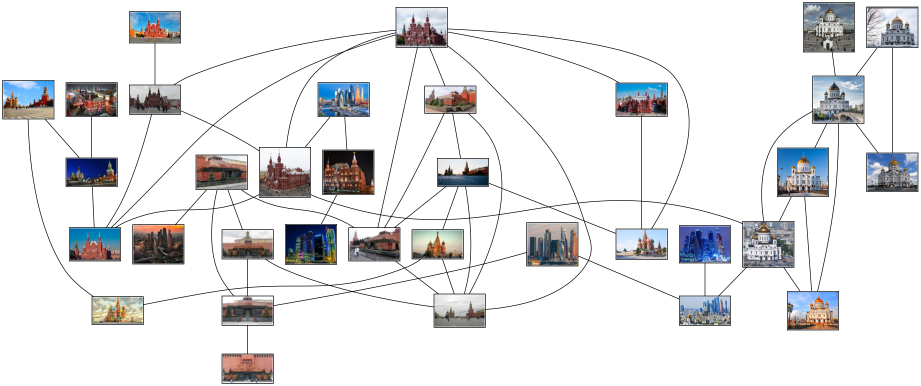
#> input picture Week_7/Seminar/graphs/graph_1.png, 1841 x 772 px (shown at 1/2 size); its folder holds only this picture in this run
$ jupyter execute --allow-errors 'Л7_Распознавание_образов.ipynb'   (shell and % lines are left out)
#> lines starting #> are read from the running program, lines starting #| are printed output that depends on the picture
# Семинар 7
# Распознавание образов
# Курс "Компьютерное зрение"

[cell 1]
import numpy as np
import matplotlib.pyplot as plt
import scipy.optimize as sci_opt
from math import sqrt, exp, pi
from scipy.stats import norm
from matplotlib.colors import ListedColormap

from sklearn.utils import shuffle
from sklearn import metrics
from sklearn.model_selection import cross_val_score
from sklearn.model_selection import cross_val_predict

from sklearn.discriminant_analysis import LinearDiscriminantAnalysis
from sklearn.neighbors import KNeighborsClassifier
from sklearn.svm import SVC
from sklearn.tree import DecisionTreeClassifier
from sklearn.ensemble import RandomForestClassifier

from scipy import stats

import cv2
import os

from skimage.color import rgb2gray

from skimage.feature import (match_descriptors, corner_harris,
                             corner_peaks, ORB, plot_matches)

from skimage import io

# I. Общее рассмотрение базовых алгоритмов машинного обучения
## 1. Изучение алгоритма классификации на основе метода линейного дискриминантного анализа
## 1.1. Генерация данных
Для двух классов условные вероятности данных в каждом из классов подчиняются двумерному нормальному распределению с параметрами:
- первый класс: среднее значение = [1; 3], СКО = [0,7; 0,8], коэффициент корреляции = 0,2.
- второй класс: среднее значение = [3;2], СКО = [0,3; 1,8], коэффициент корреляции = 0,7.

При расчете принять априорные вероятности классов одинаковыми.

Для первого класса:

[cell 2]
# First class parameters
N_train = 6000 # Number of samples in training set
N_test = 2000 # Number of samples in testing set
mean_1 = np.array([1, 3]) # Mean value
std_1 = np.array([0.7, 0.8]) # Standard deviation
cor_coef_1 = 0.2 # Correlation coefficient
prob_1 = 0.5 # Class 1 prior probability
# Correlation matrix
sigma_1 = np.array([[std_1[0]**2, cor_coef_1*std_1[0]*std_1[1]],
                         [cor_coef_1*std_1[0]*std_1[1], std_1[1]**2]])

[cell 3]
train_data_1 = np.random.multivariate_normal(mean_1, sigma_1, size=N_train)
test_data_1 = np.random.multivariate_normal(mean_1, sigma_1, size=N_test)

Для второго класса:

[cell 4]
# Second class parameters
N_train = 6000 # Number of samples in training set
N_test = 2000 # Number of samples in testing set
mean_2 = np.array([3, 2]) # Mean value
std_2 = np.array([0.3, 1.8]) # Standard deviation
cor_coef_2 = 0.7 # Correlation coefficient
prob_2 = 0.5 # Class 2 prior probability
# Correlation matrix
sigma_2 = np.array([[std_2[0]**2, cor_coef_2*std_2[0]*std_2[1]],
                         [cor_coef_2*std_2[0]*std_2[1], std_2[1]**2]])

[cell 5]
train_data_2 = np.random.multivariate_normal(mean_2, sigma_2, size=N_train)
test_data_2 = np.random.multivariate_normal(mean_2, sigma_2, size=N_test)

Построим классы на плоскости исходного пространства

[cell 6]
plt.scatter(train_data_2[:,0], train_data_2[:,1], label='Исходное отображений класса №2', alpha=0.7)
plt.scatter(train_data_1[:,0], train_data_1[:,1], label='Исходное отображений класса №1', alpha=0.7)
plt.title("Отображение классов")
plt.legend()
plt.show()
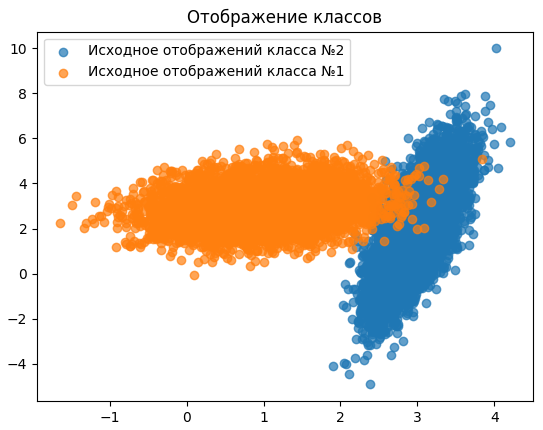
#> figure drawn by matplotlib, 1 panel

## 1.2 По группе обучения выполнить расчет проекционного вектора методом ЛДА
Расчет матриц внутриклассовых разбросов и общей матрицы внутриклассового разброса.

[cell 7]
Sw1 = (N_train -1)*np.cov(train_data_1.T)
Sw2 = (N_train -1)*np.cov(train_data_2.T)
Sw = Sw1 + Sw2

Расчет вектора перехода

[cell 8]
W = np.dot(np.linalg.inv(Sw),(mean_1 - mean_2).T)

Определение коэффициентов прямой

[cell 9]
Y1 = W.T*train_data_1
Y2 = W.T*train_data_2
b = W[1]/W[0]
X = np.append(train_data_1[:,0], train_data_2[:,0])
Y = np.append(train_data_1[:,1], train_data_2[:,1])
a = np.mean(Y) - b*np.mean(X)

Построение разделяющей прямой

[cell 10]
Y_devide = a+b*X
plt.scatter(train_data_2[:,0], train_data_2[:,1], label='Исходное отображений класса №2', alpha=0.7)
plt.scatter(train_data_1[:,0], train_data_1[:,1], label='Исходное отображений класса №1', alpha=0.7)
plt.plot(X,Y_devide, label='Прямая ЛДА', c="r")
plt.title("Отображение классов и прямой, полученной методом ЛДА")
plt.legend()
plt.show()
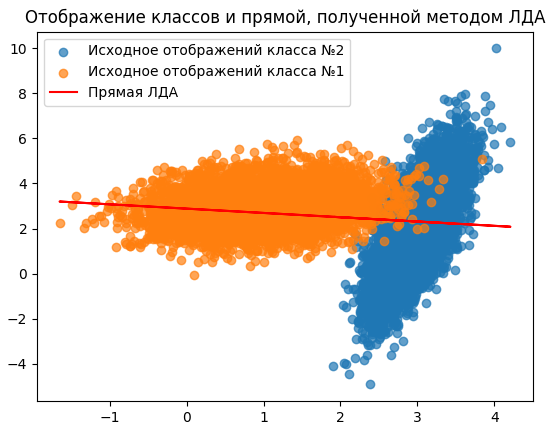
#> figure drawn by matplotlib, 1 panel

## 1.3. Спроецировать данные из группы обучения на построенный вектор и определить пороговое значение, для которого суммарная частота ошибочной классификации будет минимальна
Проекция данных в новое подпространство и расчет новых параметров распределения признаков

[cell 11]
# Distribution parameters in the new space
mean_new_1 = np.dot(W.T, mean_1)
mean_new_2 = np.dot(W.T, mean_2)

sigma_new_1 = np.linalg.multi_dot([W.T, sigma_1, W])
sigma_new_2 = np.linalg.multi_dot([W.T, sigma_2, W])

[cell 12]
y1 = a+b*train_data_1[:,0]
y2 = a+b*train_data_2[:,0]

plt.scatter(train_data_1[:,0],y1, label='Класс №1 на прямой', alpha=1)
plt.scatter(train_data_2[:,0],y2, label='Класс №2 на прямой', alpha=0.5)
plt.title("Проекция данных в новое подпространство")
plt.legend()
plt.grid()
plt.show()
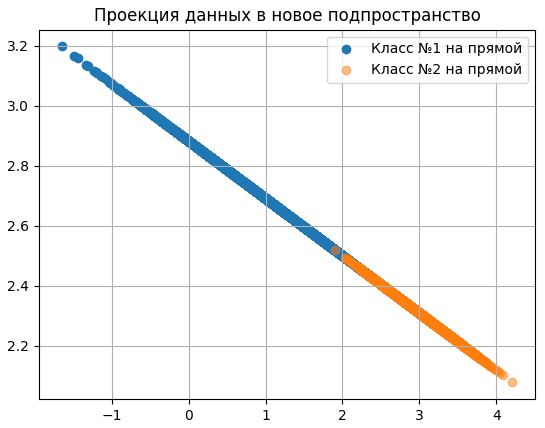
#> figure drawn by matplotlib, 1 panel

[cell 13]
binwidth = 0.01
plt.hist(y1, bins=np.arange(min(y1), max(y1) + binwidth, binwidth), label='Класс №1', alpha=1.0)
plt.hist(y2, bins=np.arange(min(y2), max(y2) + binwidth, binwidth), label='Класс №2', alpha=0.7)
plt.title("Гистограмма значений, полученного признака")
plt.legend()
plt.grid()
plt.show()
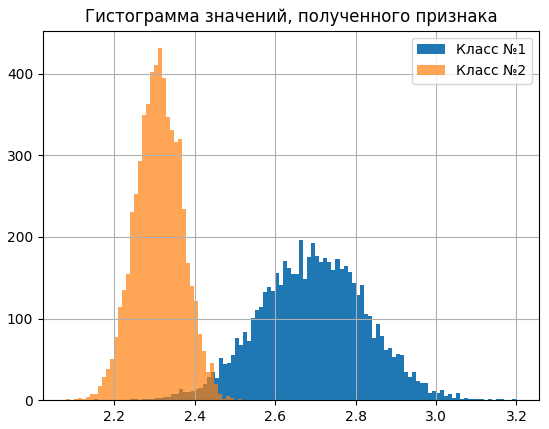
#> figure drawn by matplotlib, 1 panel; tallest bar 196 high, from x = 2.66 to 2.67; tallest bar 431 high, from x = 2.31 to 2.32

Определим пороговое значение y_thr_new

[cell 14]
# Calculate histograms
y1_hist = np.histogram(y1, bins=np.arange(min(y1), max(y1) + binwidth, binwidth))
y2_hist = np.histogram(y2, bins=np.arange(min(y2), max(y2) + binwidth, binwidth))

# Find peaks of histograms
y1_max = max(y1_hist[0])
y2_max = max(y2_hist[0])

# Find location of peaks
y1_max_coord = y1_hist[1][np.argwhere(y1_hist[0]==y1_max)[0][0]]
y2_max_coord = y2_hist[1][np.argwhere(y2_hist[0]==y2_max)[0][0]]

[cell 15]
print("Максимальные значения на гистограмме:\nДля первого класса:", y1_max, " достигается при ", y1_max_coord,
      "\nДля второго класса:", y2_max, " достигается при ", y2_max_coord,)

Создать набор порогов

[cell 16]
threshold_range = np.arange(y2_max_coord, y1_max_coord, 0.01)

Функция для расчета суммарной частоты ошибочной классификации

[cell 17]
def count_rel_error(hist_1, hist_2, thr):
    err_1 = np.sum(hist_1[0][np.nonzero(hist_1[1] < thr)[0]])
    err_2 = np.sum(hist_2[0][np.nonzero(hist_2[1] > thr)[0]-1])
    return (err_1+err_2)/(2*N_train)

[cell 18]
error_range = np.array([count_rel_error(y1_hist, y2_hist, thr_x) for thr_x in threshold_range])
thr_new = threshold_range[np.argmin(error_range)]

[cell 19]
plt.scatter(thr_new, np.min(error_range), c="r", label='Threshold')
plt.plot(threshold_range, error_range, label='Значение относительной ошибки')
plt.title("Зависимость относительной ошибки классификации от порогового значения")
plt.xlabel("Пороговое значение")
plt.ylabel("Ошибка классификации")
plt.legend()
plt.grid()
plt.show()
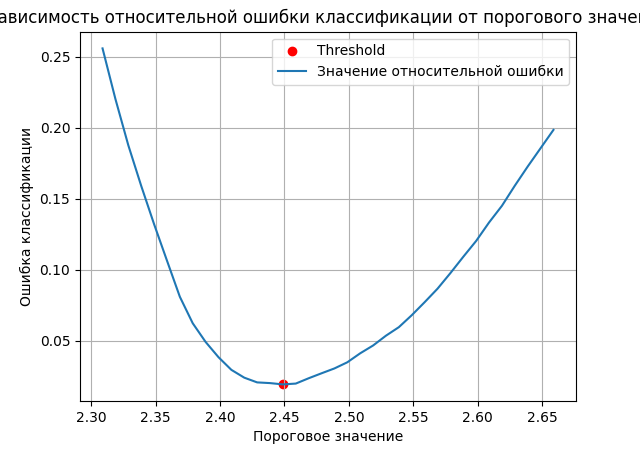
#> figure drawn by matplotlib, 1 panel; curve peaks at x = 2.31, y = 0.256

[cell 20]
binwidth = 0.01
plt.hist(y1, bins=np.arange(min(y1), max(y1) + binwidth, binwidth), label='Класс №1', alpha=1.0)
plt.hist(y2, bins=np.arange(min(y2), max(y2) + binwidth, binwidth), label='Класс №2', alpha=0.7)
plt.axvline(thr_new, color='r', linestyle='dashed', linewidth=3, label='Порог')
plt.title("Гистограмма значений с порогом")
plt.legend()
plt.grid()
plt.show()

[cell 21]
print("Ошибка на тренировочной выборке составила: %.4f" % np.min(error_range))

__До сих пор был этап "обучения" модели__

## 1.4. Рассчитать относительную частоту ошибочной классификации при применении построенного классификатора к группе контроля.
Проекция тренирововочных данных

[cell 22]
y1_test = a+b*test_data_1[:,0]
y2_test = a+b*test_data_2[:,0]

[cell 23]
# Calculate histograms
y1_hist_test = np.histogram(y1_test, bins=np.arange(min(y1_test), max(y1_test) + binwidth, binwidth))
y2_hist_test = np.histogram(y2_test, bins=np.arange(min(y2_test), max(y2_test) + binwidth, binwidth))

[cell 24]
error_test = count_rel_error(y1_hist_test, y2_hist_test, thr_new)

[cell 25]
print("Ошибка на тестовой выборке составила: %.2f" % error_test)

[cell 26]
binwidth = 0.01
plt.hist(y1_test, bins=np.arange(min(y1_test), max(y1_test) + binwidth, binwidth), label='Класс №1 тестовый', alpha=1.0)
plt.hist(y2_test, bins=np.arange(min(y2_test), max(y2_test) + binwidth, binwidth), label='Класс №2 тестовый', alpha=0.7)
plt.axvline(thr_new, color='r', linestyle='dashed', linewidth=3, label='Порог')
plt.title("Рисунок 9. Гистограмма значений с порогом для тестовой выборки")
plt.legend()
plt.grid()
plt.show()

## 2. Оценка качества классификации
## 2.1. Сгенерировать два набора данных (по 1000 точек в каждом) как реализации двумерного нормального распределения.
Первый набор данных: среднее значение равно [1; 3], СКО = [0,7; 0,8], коэффициент корреляции = 0,2.

[cell 27]
N = 1000
cov_matrix_1 = np.array([[0.7**2, 0.2*0.7*0.8],
                         [0.2*0.7*0.8, 0.8**2]])
mean_value_1 = np.array([1, 3])
data_matrix_1 = np.random.multivariate_normal(mean_value_1, cov_matrix_1, size=N)

Второй набор данных: среднее значение равно [3;2], СКО = [0,3; 1,8], коэффициент корреляции = 0,7

[cell 28]
cov_matrix_2 = np.array([[0.3**2, 0.7*0.3*1.8],
                         [0.7*0.3*1.8, 1.8**2]])
mean_value_2 = np.array([3, 2])
data_matrix_2 = np.random.multivariate_normal(mean_value_2, cov_matrix_2, size=N)

Разделение каждого класса на 10 подвыборок

[cell 29]
class_1_batches = []
for i in range(10):
    class_1_batches.append(data_matrix_1[i*100:(i+1)*100])

class_2_batches = []
for i in range(10):
    class_2_batches.append(data_matrix_2[i*100:(i+1)*100])

Конкатенация данных

[cell 30]
X_batches = []
for i in range(10):
    X_batches.append(np.concatenate((class_1_batches[i], class_2_batches[i]), axis=0))

Генерация меток класса

[cell 31]
temp = np.zeros((200,))
temp[0:100] = 1
temp[100:200] = 2

y_batches = []
for i in range(10):
    y_batches.append(temp)

Перемешивание данных в каждой из десяти подвыборок

[cell 32]
X_shuffled = []
y_shuffled = []
for i in range(10):
    x_b, y_b = shuffle(X_batches[i], y_batches[i], random_state=0)
    X_shuffled.append(x_b)
    y_shuffled.append(y_b)

Создание выборки для обучения из 9 подвыборок и выборки для тестирования из 1 подвыборки

[cell 33]
X_train = np.reshape(np.array(X_shuffled[0:9]), (9*200, 2))
y_train = np.reshape(np.array(y_shuffled[0:9]), (9*200, ))

X_test = np.reshape(np.array(X_shuffled[9:10]), (1*200, 2))
y_test = np.reshape(np.array(y_shuffled[9:10]), (1*200, ))

Полный набор данных для кросс-валидации

[cell 34]
X_cross_val = np.reshape(np.array(X_shuffled[:]), (10*200, 2))
y_cross_val = np.reshape(np.array(y_shuffled[:]), (10*200, ))

[cell 35]
plt.scatter(X_cross_val[:, 0], X_cross_val[:, 1], c=y_cross_val, cmap="Set1", edgecolors='k')
plt.title("Полный набор данных")
plt.show()

## 2.2. Обзор классификаторов, реализуемых в пакете Scikit-learn
Напишем функцию для графического представления матрицы несоответствия

[cell 36]
def plot_confusion_matrix(y_true, y_pred, classes, cmap=plt.cm.Blues):
    """
    This function prints and plots the confusion matrix.
    """

    # Compute confusion matrix
    cm = metrics.confusion_matrix(y_true, y_pred)
    print(cm)

    fig, ax = plt.subplots()
    im = ax.imshow(cm, interpolation='nearest', cmap=cmap)
    ax.figure.colorbar(im, ax=ax)
    # We want to show all ticks...
    ax.set(xticks=np.arange(cm.shape[1]),
           yticks=np.arange(cm.shape[0]),
           # ... and label them with the respective list entries
           xticklabels=classes, yticklabels=classes,
           ylabel='True label',
           xlabel='Predicted label')

    # Rotate the tick labels and set their alignment.
    plt.setp(ax.get_xticklabels(), rotation=45, ha="right",
             rotation_mode="anchor")

    # Loop over data dimensions and create text annotations.
    fmt = '.2f'
    thresh = cm.max() / 2.
    for i in range(cm.shape[0]):
        for j in range(cm.shape[1]):
            ax.text(j, i, format(cm[i, j], fmt),
                    ha="center", va="center",
                    color="white" if cm[i, j] > thresh else "black")
    fig.tight_layout()
    return ax, cm

Напишем функцию для графического представления результатов классификации

[cell 37]
def plot_classification_boundary(name, clf):
    """
    This function prints and plots the confusion matrix.
    """
#> called with name = 'Иллюстрация классификации методом ЛДА'
    figure = plt.figure(figsize=(6, 6))

    h = .02  # step size in the mesh
    x_min, x_max = X_train[:, 0].min() - .5, X_train[:, 0].max() + .5
    y_min, y_max = X_train[:, 1].min() - .5, X_train[:, 1].max() + .5
    xx, yy = np.meshgrid(np.arange(x_min, x_max, h), np.arange(y_min, y_max, h))


    # just plot the dataset first
    cm = plt.cm.RdBu
    cm_bright = ListedColormap(['#FF0000', '#0000FF'])
    ax = plt.subplot(1,1,1)

    clf.fit(X_train, y_train)
    score = clf.score(X_test, y_test)

    # Plot the decision boundary. For that, we will assign a color to each
    # point in the mesh [x_min, x_max]x[y_min, y_max].
    if hasattr(clf, "decision_function"):
        Z = clf.decision_function(np.c_[xx.ravel(), yy.ravel()])
    else:
        Z = clf.predict_proba(np.c_[xx.ravel(), yy.ravel()])[:, 1]
    # Put the result into a color plot
    Z = Z.reshape(xx.shape)
    ax.contourf(xx, yy, Z, cmap=cm, alpha=.8)

    # Plot the training points
    ax.scatter(X_train[:, 0], X_train[:, 1], c=y_train, cmap=cm_bright,
                   edgecolors='k', alpha=0.2, label="Train")
    # Plot the testing points
    ax.scatter(X_test[:, 0], X_test[:, 1], c=y_test, cmap=cm_bright,
                     edgecolors='k', alpha=1, label="Test")
    ax.set_title(name)
    ax.legend()

    ax.set_xlim(xx.min(), xx.max())
    ax.set_ylim(yy.min(), yy.max())
    ax.set_xticks(())
    ax.set_yticks(())
    ax.text(xx.max() - .3, yy.min() + .3, ('Score = %.2f' % score).lstrip('0'),
                size=15, horizontalalignment='right')
    plt.tight_layout()
    plt.show()

Применим линейный дискриминантный анализ

[cell 38]
clf = LinearDiscriminantAnalysis()
clf.fit(X_train, y_train)
expected = y_test
predicted = clf.predict(X_test)

print("Модель 1. Линейный дискриминантный анализ")
print(metrics.classification_report(expected, predicted))
plot_confusion_matrix(expected, predicted, classes=np.array(["Class 1", "Class 2"]))
plt.title("Матрица несоответствия для ЛДА")
plt.plot()
plot_classification_boundary("Иллюстрация классификации методом ЛДА", clf)

Применим метод К-ближайших соседей с параметром k=3

[cell 39]
clf_1 = KNeighborsClassifier(3)
clf_1.fit(X_train, y_train)
expected_1 = y_test
predicted_1 = clf_1.predict(X_test)

print("Модель 2. Метод к-ближайших соседей")
print(metrics.classification_report(expected_1, predicted_1))
plot_confusion_matrix(expected_1, predicted_1, classes=np.array(["Class 1", "Class 2"]))
plt.title("Матрица несоответствия для метода к-ближайших соседей")
plt.plot()
plot_classification_boundary("Иллюстрация классификации методом к-ближайших соседей", clf_1)

Применим метод опорных векторов с линейным ядром

[cell 40]
clf_2 = SVC(kernel="linear", C=0.025)
clf_2.fit(X_train, y_train)
expected_2 = y_test
predicted_2 = clf_2.predict(X_test)

print("Модель 3. Метод опорных векторов")
print(metrics.classification_report(expected_2, predicted_2))
plot_confusion_matrix(expected_2, predicted_2, classes=np.array(["Class 1", "Class 2"]))
plt.title("Матрица несоответствия для метода опорных векторов")
plt.plot()
plot_classification_boundary("Иллюстрация классификации методом опорных векторов", clf_2)

Применим метод решающего дерева

[cell 41]
clf_3 = DecisionTreeClassifier(max_depth=5)
clf_3.fit(X_train, y_train)
expected_3 = y_test
predicted_3 = clf_3.predict(X_test)

print("Модель 4. Решающее дерево")
print(metrics.classification_report(expected_3, predicted_3))
plot_confusion_matrix(expected_3, predicted_3, classes=np.array(["Class 1", "Class 2"]))
plt.title("Матрица несоответствия для метода реашающего дерева")
plt.plot()
plot_classification_boundary("Иллюстрация классификации методом решающего дерева", clf_3)

## 2.3. Провести кросс-валидацию модели, оценить математическое ожидание ошибки и построить доверительный интервал
Для кросс-валидации выберем метод с наименьшей ошибкой классификации (или с наименьшим числом ошибок классификации). Выберем метод К-ближайших соседей с наибольшей точностью классификации и наименьшим числом ошибок.

[cell 42]
clf_best = KNeighborsClassifier(3)
scores = cross_val_score(clf_best, X_cross_val, y_cross_val, cv=10)

Вероятность ошибки на каждой из 10 частей выборки составила:

[cell 43]
1 - scores

Среднее значение ошибки классификации составило:

[cell 44]
mean_error = (1 - scores).mean()
mean_error

Оценим общее число ошибок классификации на кажой из 10 частей выборки

[cell 45]
y_pred = cross_val_predict(clf_best, X_cross_val, y_cross_val, cv=10)
value = plot_confusion_matrix(y_cross_val, y_pred, classes=np.array(["Class 1", "Class 2"]))
plt.title("Матрица несоответствия при кросс-валидации")
plt.plot()

Следовательно, при общем числе классифицируемых объектов, равном 2000, число ошибок классификации составило:

[cell 46]
num_samples = 2000
num_errors = value[1][0, 1] + value[1][1, 0]
num_errors

Определим довреительный интервал для матемтического ожидания ошибки с учетом значения c-квантиля распределения Фишера

[cell 47]
def conf_interval(numerator, denominator_coef, quantile, df_1, df_2):
    return (1 + numerator/(denominator_coef*stats.f.ppf(quantile, df_1, df_2)))**(-1)

[cell 48]
alpha = 0.95

[cell 49]
left_lim = conf_interval(numerator=(num_samples-num_errors+1),
                         denominator_coef=num_errors,
                         quantile=(alpha/2),
                         df_1=(2*num_errors),
                         df_2=(2*(num_samples-num_errors+1)))

right_lim = conf_interval(numerator=(num_samples-num_errors),
                          denominator_coef=(num_errors+1),
                          quantile=(1-alpha/2),
                          df_1=(2*(num_errors+1)),
                          df_2=(2*(num_samples-num_errors)))

Таким образом, математическое ожидание ошибки классификации составляет:

[cell 50]
print("%.4f"%mean_error)

С доверительным интервалом:

[cell 51]
print("[%.4f,%.4f]"%(left_lim, right_lim))

и уровнем доверия alpha = 0.95

# II. Методы машинного обучения в контексте компьютерного зрения
## 3. Сопоставление изображений с геометками
## 3.1. Функции для оценки SIFT-признаков
Для быстроты вычисления признаков воспользуемся прекомпилированной версией C-библиотеки VLFeat:
https://www.vlfeat.org

[cell 52]
from PIL import Image, ImageDraw
from numpy import *
from pylab import *
import os
import pydot
from itertools import combinations
from scipy.cluster.vq import *

[cell 53]
# [20 lines left out: functions process_image, read_features_from_file, not called in this run]


def write_features_to_file(filename,locs,desc):
    """ Save feature location and descriptor to file. """
    savetxt(filename,hstack((locs,desc)))


# [96 lines left out: functions plot_features, match, appendimages, plot_matches, match_twosided, not called in this run]

def get_imlist(path):
    """    Returns a list of filenames for
        all images in a directory. """
    return [os.path.join(path,f) for f in os.listdir(path)]

## 3.2. Считаем изображения

[cell 54]
def load_images_from_folder(folder):
    images = []
    for filename in os.listdir(folder):
        img = cv2.imread(os.path.join(folder,filename))
        if img is not None:
            images.append(cv2.cvtColor(img, cv2.COLOR_BGR2RGB))
    return images

#> (the rest of this cell did not finish here and is left out)

[cell 55]
plt.figure(figsize=(15,10)) # specifying the overall grid size

#> (the rest of this cell did not finish here and is left out)

[cell 56]
download_path = "C:/Users/GeorgBell/OneDrive/Документы/Аспирантура/Computer_vision/Неделя_7/landmarks/" # set this to the path where you downloaded the panoramio images
path = "C:/Users/GeorgBell/OneDrive/Документы/Аспирантура/Computer_vision/Неделя_7/thumbs/" # path to save thumbnails (pydot needs the full system path)

# list of downloaded filenames
#> (the rest of this cell did not finish here and is left out)

## 3.3. Сопоставим локальные дескрипторы

#> (a cell that did not finish here is left out)

## 3.4. Построим граф для соотнесения изображений

[cell 58]
def generate_graph(threshold, graph_name):
#> (the call stopped at in generate_graph, `g = pydot.Dot(graph_type='graph')`: pydot is not available in this run)
    g = pydot.Dot(graph_type='graph') # don’t want the default directed graph
    for i in range(nbr_images):
        for j in range(i+1,nbr_images):
            if matchscores[i,j] > threshold:
                #first image in pair
                im = Image.open(imlist[i])
                im.thumbnail((100,100))
                filename = str(i)+'.png'
                im.save(path+filename) # need temporary files of the right size
                g.add_node(pydot.Node(str(i),fontcolor='transparent',
                                      shape='rectangle',image=path+filename))
                # second image in pair
                im = Image.open(imlist[j])
                im.thumbnail((100,100))
                filename = str(j)+'.png'
                im.save(path+filename) # need temporary files of the right size
                g.add_node(pydot.Node(str(j),fontcolor='transparent',
                                      shape='rectangle',image=path+filename))
                g.add_edge(pydot.Edge(str(i),str(j)))
    g.write_png(graph_name)

[cell 59]
fig, axes = plt.subplots(3, 1, figsize=(15, 20))
ax = axes.ravel()

#> (the rest of this cell did not finish here and is left out)

## 4. Кластеризация изображений
## 4.1. Рассмотрим упрощенный 2D пример

[cell 60]
class1 = 1.5 * randn(100,2)
#> class1 = 100 pairs, first value -4.42 to 2.96, second value -3.53 to 3.25
#> (the rest of the program and of its run is left out)
